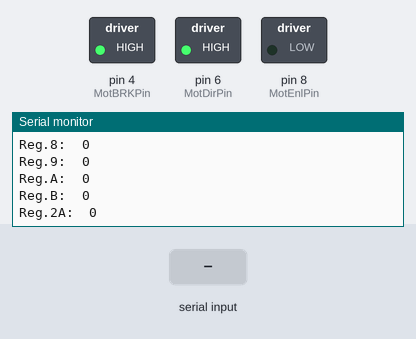
A sketch run on a simulated Arduino Nano, built with avr-gcc and run on an emulated ATmega328P. On the bench: switched loads named in the sketch (green lamp = pin HIGH), the last lines printed to the serial monitor. Inputs (shaded band) come from the test bench. Pins used as bus, display or sensor lines are not drawn.

Above: at 1.9 s.
2.0 s: "B" received over Serial
At 2.6 s:
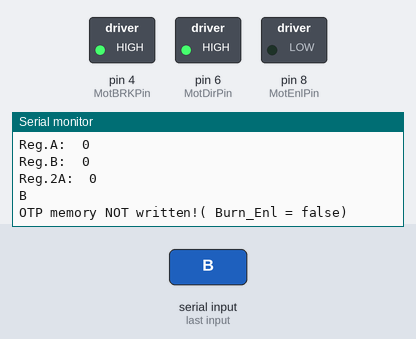
3.5 s: byte 89 ('Y') received over Serial
At 4.0 s:
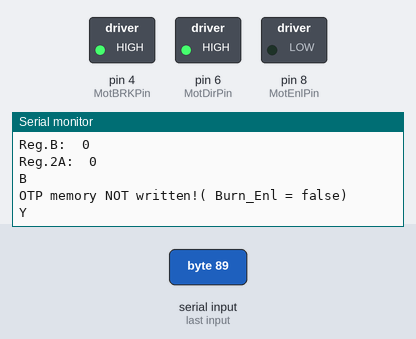
5.0 s: byte 45 ('-') received over Serial
At 6.1 s:
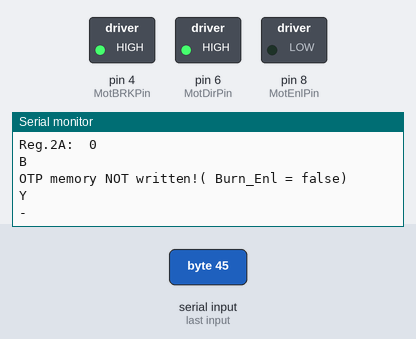
6.5 s: byte 63 ('?') received over Serial
At 7.3 s:
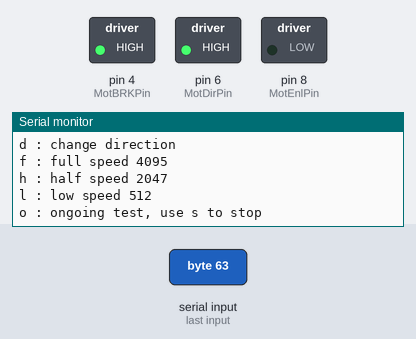
8.0 s: "d" received over Serial
At 9.2 s:
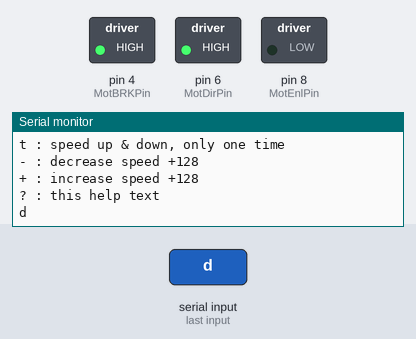
9.5 s: "f" received over Serial
At 10.3 s:
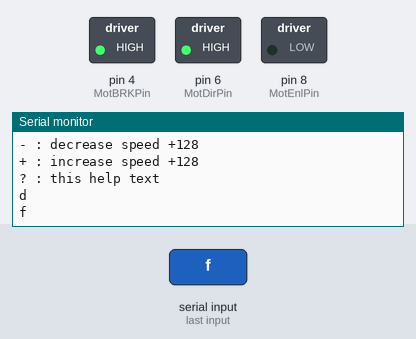
Timing chart, 0 to 12.0 s (numbered marks = the images above; inputs shaded):
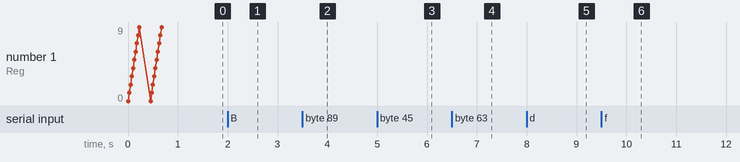

The sketch:

DRV8308_SPI_Nano.ino
```cpp
/*
 * Adrumover DIY Brushless Driver test & evaluation program
 * You will find more informaztion on
 * https://wiki.ardumower.de/index.php?title=DIY_Brushless_Driver_Board
 *
 * This is a tiny program to evaluate and test the DRV8308 programming parameters
 * with your motors. For more information refer to the DRC8308 datasheet.
 * The register description starts on page 38 of the datasheet PDF.
 * For questions contact BerndS in the ArduMower.de forum.
 *
 * ATTENTION motor can start turning unexpected!!
 * This is only for testing, take care of the turning motor!! Don't tuch the motor!
 *
 * Version 1.0.2  /  last change 20.12.2021
 * change 28.07.2021 : #define Reg00 0b1001001101010101 to #define Reg00 0b1101001101010101
 * change 20.12.2021 : p - Comand added in ?-Massage
 *
 * Use an Arduino Nano
 * Setup Baud to 115200
*/
#include <SPI.h>

//Ardumower BL  Motorparameter
#define Reg00 0b1101001101010101
//                  ^^^   ^^
//                 EN BRK Control-MODE: 01=PWM , 10=SPI Register 0B PWM
//                   Dir
#define Reg01 30
#define Reg02 0b0000001110110100
#define Reg03 0b1110100000000000    // MOD 120 = 2048(0b0101100000000000) if MOD 120 = 3970 use 0b0101111110000010
#define Reg04 0b0000010010010010
#define Reg05 0b0011100000000111
#define Reg06 0b0000010010110000
#define Reg07 950
#define Reg08 0b0000000100101100      //300
#define Reg09 0b0000001001011000      //600
#define Reg0A 0b10000011100101100
#define Reg0B 0

//SPI definition
#define SCS  10
#define MOSI 11 //  MOSI, for "Master Out / Slave In".
#define MISO 12 //  MISO, for "Master In / Slave Out".
#define SCLK 13 //  clk
#define adress 0x2A

//Pin definition
#define MotDirPin 6
#define MotBRKPin 4
#define MotSpdPin 3
#define MotEnlPin 8

#define PWMsteps 4

#define Burn_Enl false // evaluation the right parameter, let Burn_Enl false / if you will burn OTP change Burn_Enl true

int i,dir, PWMspeed, CTRL_DRV8308;
char  inByte, cmd;
bool cw=1;
unsigned int Register;

void setup() {
  pinMode(SCS, OUTPUT);
  pinMode(MotDirPin, OUTPUT);
  pinMode(MotBRKPin, OUTPUT);
  pinMode(MotSpdPin, INPUT);
  pinMode(MotBRKPin, OUTPUT);
  pinMode(MotEnlPin, OUTPUT);

  digitalWrite(MotBRKPin,HIGH);
  digitalWrite(MotDirPin,HIGH);
  digitalWrite(SCS, LOW);
  digitalWrite(MotEnlPin,LOW);

  Serial.begin(115200);
  SPI.begin();
  SPI.beginTransaction(SPISettings(10000000, MSBFIRST, SPI_MODE0));
  Serial.println ("Reg. before initialisation");
  printAllReg();
  initDRV8308();
  Serial.println ("Reg. after initialisation");
  printAllReg();
  if(Burn_Enl)Serial.println ("Take care BURN functionist enabled !!");
}


void loop() {
  if (Serial.available()) {
    inByte = Serial.read();
    Serial.println (inByte);
  }
  switch (inByte){
    case 'B':
    {
     cmd = 'B';
     burnOTP();
     inByte=' ';
    }
      break;

    case 'd':
    {
     cmd = 'd';
     cw=!cw;
     writeReg(0x0B,0);
     delay(100);
     if (cw)writeReg(0x00,Reg00 & 0b1111101111111111);
       else writeReg(0x00,Reg00 | 0b0000010000000000);
    }
      break;

    case 'f':
    {
     cmd = 'f';
     PWMspeed=4095;
    }
      break;

    case 'h':
    {
     cmd = "h";
     PWMspeed=2047;
    }
      break;

    case 'l':
    {
     cmd = "l";
     PWMspeed=512;
    }
      break;

    case 'o':
    {
     cmd = 'o';
     inByte = 'o' ;
     up_down();
    }
      break;

    case 'p':
    {
     cmd = 'p';
     printAllReg();
    }
      break;

    case 's':
    {
     cmd = 's';
     PWMspeed=0;
     cmd="s";
    }
      break;

    case 't':
    {
     cmd = 't';
     inByte = ' ' ;
     up_down();
    }
      break;

    case '+':
    {
     cmd = '+';
     PWMspeed=PWMspeed+128;
    }
      break;

        case '-':
    {
     cmd = '-';
     PWMspeed=PWMspeed-128;
    }
      break;

    case '?':
    {
     cmd = '-';
       Serial.println ("valid commands");
       Serial.println ("B : burn OTP memory (set ' #define Burn_Enl true ' befor burning) ");
       Serial.println ("d : change direction ");
       Serial.println ("f : full speed 4095");
       Serial.println ("h : half speed 2047");
       Serial.println ("l : low speed 512");
       Serial.println ("o : ongoing test, use s to stop");
       Serial.println ("p : print screen OTP-Reg.");
       Serial.println ("s : stop");
       Serial.println ("t : speed up & down, only one time");
       Serial.println ("- : decrease speed +128");
       Serial.println ("+ : increase speed +128");
       Serial.println ("? : this help text");
    }
      break;

    default :
     {
     }
    break;
  }
  writeReg(0x0B,PWMspeed);
}
```

Funktion.ino
```cpp
// write DRV8309 One Time Programable memory
void burnOTP(){
      if(Burn_Enl){
        if(Serial.available())Serial.read();
       Serial.println ("Write OTP memory? It can programed only once! If yes, type 'Y'");
         do
           inByte = Serial.read();
        while(!Serial.available());
        inByte = Serial.read();
        Serial.println (inByte);
        if (inByte=='Y'){
        Serial.println ("write OTP.");
         writeReg(0x2D,0x1213);
         writeReg(0x2D,0x1415);
         writeReg(0x2D,0x1617);
         writeReg(0x2D,0x1819);
         writeReg(0x39,0x0002);
         delay(25);
         writeReg(0x2D,0x0EDD);
       Serial.println ("OTP memory written.");
        }else Serial.println ("canceled, OTP memory NOT written!");
       } else Serial.println ("OTP memory NOT written!( Burn_Enl = false) ");
      }

// write DRV8309 Reg
void writeReg(int reg, int value)
{
  digitalWrite(SCS, HIGH);
  SPI.transfer(reg);   //Register
  SPI.transfer16(value);
  digitalWrite(SCS, LOW);
  delay(10);

}


void printAllReg()
{
  Serial.println("Reg      Value");
  for (i = 0; i < 12; i++) {
    Serial.print("Reg."); Serial.print(i, HEX); Serial.print(":  ");
    digitalWrite(SCS, HIGH);
    SPI.transfer(0x80 | i);
    Register = SPI.transfer16(0);
    digitalWrite(SCS, LOW);
    Serial.println(Register, BIN);
    delay(25);
  }
  Serial.print("Reg."); Serial.print(0x2A, HEX); Serial.print(":  ");

  digitalWrite(SCS, HIGH);
  SPI.transfer(0x80 | 0x2A);
  Register = SPI.transfer16(0);
  digitalWrite(SCS, LOW);
  Serial.println(Register, BIN);
  delay(25);
}


void up_down() {
  Serial.println("acceleration....");
  for (i = 0; i < 4096; i = i + PWMsteps) {
  writeReg(0x0B,i);
   if (Serial.available()&&Serial.read()=='s')
    {
      writeReg(0x0B,0);
      PWMspeed=0;
      return ;
    }
  }
   Serial.println("hold speed for 15 sec. .....");
  delay (15000);
  Serial.println("slow down....");
  for (i = 4095; i >= 0; i = i - PWMsteps) {
   writeReg(0x0B,i);
   if (Serial.available()&&Serial.read()=='s')
    {
      writeReg(0x0B,0);
      PWMspeed=0;
      return ;
    }
   }
   if(dir++)
   {
    writeReg(0x00,Reg00 & 0b1111101111111111);

    dir =0;
   }
   else {
      writeReg(0x00,Reg00 | 0b0000010000000000);
    }
 Serial.println("change direction....");
 PWMspeed=0;
}

void initDRV8308()
{
  writeReg(0x00,Reg00);
  writeReg(0x01,Reg01);
  writeReg(0x02,Reg02);
  writeReg(0x03,Reg03);
  writeReg(0x04,Reg04);
  writeReg(0x05,Reg05);
  writeReg(0x06,Reg06);
  writeReg(0x07,Reg07);
  writeReg(0x08,Reg08);
  writeReg(0x09,Reg09);
  writeReg(0x0A,Reg0A);
  writeReg(0x0B,Reg0B);
}
```

Remarks.ino
```cpp
/*
 *
 * Motorparameter für getestete Motoren
 */
 /*
// Motorparameter for others (default Values)

#define Reg00 0b1001101101100101
//                  ^ ^   ^^
//                 EN BRK SPI-MODE: 01=PWM , 10=RegisterPWM

#define Reg01 30
#define Reg02 0b0000001110110100
#define Reg03 0b0000111110000010
#define Reg04 0b0000110010000001

#define Reg05 0b0011000000000111
#define Reg06 0b0000010010110000
#define Reg07 950
#define Reg08 300
#define Reg09 600
#define Reg0A 0b00110011100101100
#define Reg0B 0
*/

/* Ardumower BL
// Motorparameter                  // ACT 42BL  53W
#define Reg00 0b1001001101100101   // 0b1001101101100001
//                  ^^^   ^^
//                 EN BRK SPI-MODE: 01=PWM , 10=RegisterPWM
//                   Dir
#define Reg01 30
#define Reg02 0b0000001110110100
#define Reg03 0b1110100000000000    // MOD 120 = 2048(0b0101100000000000) if MOD 120 = 3970 use 0b0101111110000010
#define Reg04 0b0000010010010010
#define Reg05 0b0011100000000111
#define Reg06 0b0000010010110000
#define Reg07 950
#define Reg08 0b0000000100101100      //300
#define Reg09 0b0000001001011000      //600
#define Reg0A 0b10000011100101100
#define Reg0B 0

 */

/*
 * Parameter für Matrix MOW 800 ; Fahrmotor 45ZW24-30 Messermotor 45ZW24-20
#define Reg00 0b1001101001010001   // 0b1001101101100001
#define Reg01 40                   // 30
#define Reg02 0b0000001110110100   // 0b0000001110110100
#define Reg03 0b0000111110000010   // 0b0111111110000010
#define Reg04 0b0001011100010001    // Matrix MOW 800 45ZW2430
#define Reg05 0b0011000000000111   // 0b0011000000000111
#define Reg06 0b0000010010110000   // 0b0000010010110000
#define Reg07 950
#define Reg08 300
#define Reg09 600
#define Reg0A 0b00110011100101100
#define Reg0B 0*/
```

Measured:
- after the input at 2.0 s, the serial monitor: prints a new line at once (image 1)
- after the input at 3.5 s, the serial monitor: prints a new line at once (image 2)
- after the input at 5.0 s, the serial monitor: prints a new line at once (image 3)
- after the input at 6.5 s, the serial monitor: prints a new line at once (image 4)
- after the input at 8.0 s, the serial monitor: prints a new line at once (image 5)
- after the input at 9.5 s, the serial monitor: prints a new line after 0.09 s (image 6)
